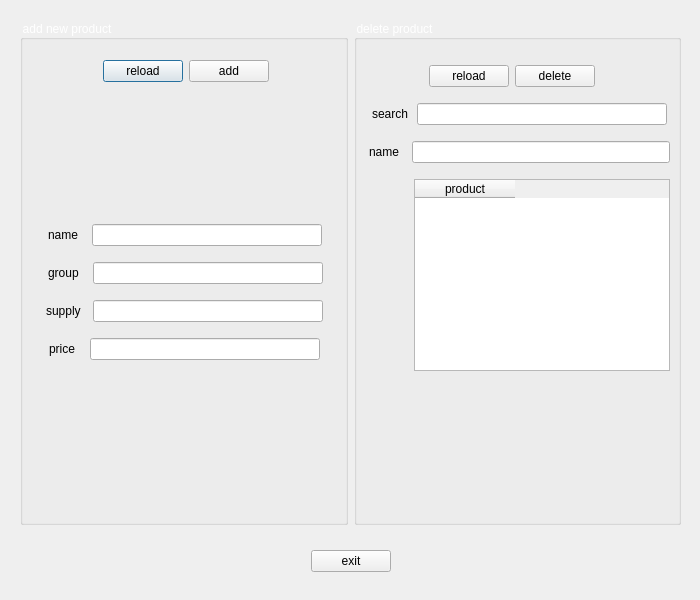
<?xml version="1.0" encoding="UTF-8"?>
<ui version="4.0">
 <class>addel</class>
 <widget class="QDialog" name="addel">
  <property name="geometry">
   <rect>
    <x>0</x>
    <y>0</y>
    <width>700</width>
    <height>600</height>
   </rect>
  </property>
  <property name="sizePolicy">
   <sizepolicy hsizetype="Fixed" vsizetype="Fixed">
    <horstretch>0</horstretch>
    <verstretch>0</verstretch>
   </sizepolicy>
  </property>
  <property name="maximumSize">
   <size>
    <width>700</width>
    <height>600</height>
   </size>
  </property>
  <property name="windowTitle">
   <string>Dialog</string>
  </property>
  <widget class="QWidget" name="back" native="true">
   <property name="geometry">
    <rect>
     <x>10</x>
     <y>10</y>
     <width>681</width>
     <height>581</height>
    </rect>
   </property>
   <property name="styleSheet">
    <string notr="true">#back
{
	border-image: url(:/new/prefix10/addel.jpg);
}</string>
   </property>
   <layout class="QVBoxLayout" name="verticalLayout">
    <property name="leftMargin">
     <number>5</number>
    </property>
    <property name="topMargin">
     <number>5</number>
    </property>
    <property name="rightMargin">
     <number>5</number>
    </property>
    <property name="bottomMargin">
     <number>5</number>
    </property>
    <item>
     <layout class="QHBoxLayout" name="horizontalLayout">
      <property name="leftMargin">
       <number>5</number>
      </property>
      <property name="topMargin">
       <number>5</number>
      </property>
      <property name="rightMargin">
       <number>5</number>
      </property>
      <property name="bottomMargin">
       <number>5</number>
      </property>
      <item>
       <widget class="QGroupBox" name="groupBox_2">
        <property name="styleSheet">
         <string notr="true">color:white;</string>
        </property>
        <property name="title">
         <string>add new product</string>
        </property>
        <widget class="QWidget" name="verticalLayoutWidget_2">
         <property name="geometry">
          <rect>
           <x>10</x>
           <y>30</y>
           <width>311</width>
           <height>620</height>
          </rect>
         </property>
         <layout class="QVBoxLayout" name="verticalLayout_2">
          <property name="leftMargin">
           <number>5</number>
          </property>
          <property name="topMargin">
           <number>5</number>
          </property>
          <property name="rightMargin">
           <number>5</number>
          </property>
          <property name="bottomMargin">
           <number>5</number>
          </property>
          <item>
           <layout class="QHBoxLayout" name="horizontalLayout_9">
            <property name="leftMargin">
             <number>5</number>
            </property>
            <property name="topMargin">
             <number>5</number>
            </property>
            <property name="rightMargin">
             <number>5</number>
            </property>
            <property name="bottomMargin">
             <number>5</number>
            </property>
            <item>
             <spacer name="horizontalSpacer_7">
              <property name="orientation">
               <enum>Qt::Horizontal</enum>
              </property>
              <property name="sizeHint" stdset="0">
               <size>
                <width>40</width>
                <height>20</height>
               </size>
              </property>
             </spacer>
            </item>
            <item>
             <widget class="QPushButton" name="reload">
              <property name="styleSheet">
               <string notr="true">color:black;</string>
              </property>
              <property name="text">
               <string>reload</string>
              </property>
             </widget>
            </item>
            <item>
             <widget class="QPushButton" name="add">
              <property name="styleSheet">
               <string notr="true">color:black;</string>
              </property>
              <property name="text">
               <string>add</string>
              </property>
             </widget>
            </item>
            <item>
             <spacer name="horizontalSpacer_6">
              <property name="orientation">
               <enum>Qt::Horizontal</enum>
              </property>
              <property name="sizeHint" stdset="0">
               <size>
                <width>40</width>
                <height>20</height>
               </size>
              </property>
             </spacer>
            </item>
           </layout>
          </item>
          <item>
           <spacer name="verticalSpacer_4">
            <property name="orientation">
             <enum>Qt::Vertical</enum>
            </property>
            <property name="sizeType">
             <enum>QSizePolicy::Fixed</enum>
            </property>
            <property name="sizeHint" stdset="0">
             <size>
              <width>20</width>
              <height>90</height>
             </size>
            </property>
           </spacer>
          </item>
          <item>
           <spacer name="verticalSpacer_3">
            <property name="orientation">
             <enum>Qt::Vertical</enum>
            </property>
            <property name="sizeHint" stdset="0">
             <size>
              <width>20</width>
              <height>40</height>
             </size>
            </property>
           </spacer>
          </item>
          <item>
           <layout class="QHBoxLayout" name="horizontalLayout_3">
            <property name="leftMargin">
             <number>5</number>
            </property>
            <property name="topMargin">
             <number>5</number>
            </property>
            <property name="rightMargin">
             <number>5</number>
            </property>
            <property name="bottomMargin">
             <number>5</number>
            </property>
            <item>
             <widget class="QLabel" name="label">
              <property name="sizePolicy">
               <sizepolicy hsizetype="Fixed" vsizetype="Fixed">
                <horstretch>0</horstretch>
                <verstretch>0</verstretch>
               </sizepolicy>
              </property>
              <property name="styleSheet">
               <string notr="true">color:black;</string>
              </property>
              <property name="text">
               <string>name</string>
              </property>
             </widget>
            </item>
            <item>
             <widget class="QLineEdit" name="nameline">
              <property name="sizePolicy">
               <sizepolicy hsizetype="Fixed" vsizetype="Fixed">
                <horstretch>0</horstretch>
                <verstretch>0</verstretch>
               </sizepolicy>
              </property>
              <property name="maximumSize">
               <size>
                <width>230</width>
                <height>16777215</height>
               </size>
              </property>
              <property name="styleSheet">
               <string notr="true">color:black;</string>
              </property>
             </widget>
            </item>
           </layout>
          </item>
          <item>
           <layout class="QHBoxLayout" name="horizontalLayout_4">
            <property name="leftMargin">
             <number>5</number>
            </property>
            <property name="topMargin">
             <number>5</number>
            </property>
            <property name="rightMargin">
             <number>5</number>
            </property>
            <property name="bottomMargin">
             <number>5</number>
            </property>
            <item>
             <widget class="QLabel" name="label_2">
              <property name="sizePolicy">
               <sizepolicy hsizetype="Fixed" vsizetype="Fixed">
                <horstretch>0</horstretch>
                <verstretch>0</verstretch>
               </sizepolicy>
              </property>
              <property name="styleSheet">
               <string notr="true">color:black;</string>
              </property>
              <property name="text">
               <string>group</string>
              </property>
             </widget>
            </item>
            <item>
             <widget class="QLineEdit" name="groupline">
              <property name="maximumSize">
               <size>
                <width>230</width>
                <height>16777215</height>
               </size>
              </property>
              <property name="styleSheet">
               <string notr="true">color:black;</string>
              </property>
             </widget>
            </item>
           </layout>
          </item>
          <item>
           <layout class="QHBoxLayout" name="horizontalLayout_5">
            <property name="leftMargin">
             <number>5</number>
            </property>
            <property name="topMargin">
             <number>5</number>
            </property>
            <property name="rightMargin">
             <number>5</number>
            </property>
            <property name="bottomMargin">
             <number>5</number>
            </property>
            <item>
             <widget class="QLabel" name="label_3">
              <property name="sizePolicy">
               <sizepolicy hsizetype="Fixed" vsizetype="Fixed">
                <horstretch>0</horstretch>
                <verstretch>0</verstretch>
               </sizepolicy>
              </property>
              <property name="styleSheet">
               <string notr="true">color:black;</string>
              </property>
              <property name="text">
               <string>supply</string>
              </property>
             </widget>
            </item>
            <item>
             <widget class="QLineEdit" name="supplyline">
              <property name="sizePolicy">
               <sizepolicy hsizetype="Fixed" vsizetype="Fixed">
                <horstretch>0</horstretch>
                <verstretch>0</verstretch>
               </sizepolicy>
              </property>
              <property name="maximumSize">
               <size>
                <width>230</width>
                <height>16777215</height>
               </size>
              </property>
              <property name="styleSheet">
               <string notr="true">color:black;</string>
              </property>
             </widget>
            </item>
           </layout>
          </item>
          <item>
           <layout class="QHBoxLayout" name="horizontalLayout_6">
            <property name="leftMargin">
             <number>5</number>
            </property>
            <property name="topMargin">
             <number>5</number>
            </property>
            <property name="rightMargin">
             <number>5</number>
            </property>
            <property name="bottomMargin">
             <number>5</number>
            </property>
            <item>
             <widget class="QLabel" name="label_4">
              <property name="sizePolicy">
               <sizepolicy hsizetype="Fixed" vsizetype="Fixed">
                <horstretch>0</horstretch>
                <verstretch>0</verstretch>
               </sizepolicy>
              </property>
              <property name="styleSheet">
               <string notr="true">color:black;</string>
              </property>
              <property name="text">
               <string>price</string>
              </property>
             </widget>
            </item>
            <item>
             <widget class="QLineEdit" name="priceline">
              <property name="sizePolicy">
               <sizepolicy hsizetype="Fixed" vsizetype="Fixed">
                <horstretch>0</horstretch>
                <verstretch>0</verstretch>
               </sizepolicy>
              </property>
              <property name="maximumSize">
               <size>
                <width>230</width>
                <height>16777215</height>
               </size>
              </property>
              <property name="styleSheet">
               <string notr="true">color:black;</string>
              </property>
             </widget>
            </item>
           </layout>
          </item>
          <item>
           <spacer name="verticalSpacer">
            <property name="orientation">
             <enum>Qt::Vertical</enum>
            </property>
            <property name="sizeType">
             <enum>QSizePolicy::Fixed</enum>
            </property>
            <property name="sizeHint" stdset="0">
             <size>
              <width>20</width>
              <height>300</height>
             </size>
            </property>
           </spacer>
          </item>
         </layout>
        </widget>
       </widget>
      </item>
      <item>
       <widget class="QGroupBox" name="groupBox">
        <property name="styleSheet">
         <string notr="true">color:white;</string>
        </property>
        <property name="title">
         <string>delete product</string>
        </property>
        <widget class="QWidget" name="verticalWidget_4" native="true">
         <property name="geometry">
          <rect>
           <x>0</x>
           <y>30</y>
           <width>331</width>
           <height>471</height>
          </rect>
         </property>
         <property name="sizePolicy">
          <sizepolicy hsizetype="Fixed" vsizetype="Fixed">
           <horstretch>0</horstretch>
           <verstretch>0</verstretch>
          </sizepolicy>
         </property>
         <layout class="QVBoxLayout" name="verticalLayout_4">
          <property name="leftMargin">
           <number>5</number>
          </property>
          <property name="topMargin">
           <number>5</number>
          </property>
          <property name="rightMargin">
           <number>5</number>
          </property>
          <property name="bottomMargin">
           <number>5</number>
          </property>
          <item>
           <layout class="QVBoxLayout" name="verticalLayout_5">
            <property name="leftMargin">
             <number>5</number>
            </property>
            <property name="topMargin">
             <number>5</number>
            </property>
            <property name="rightMargin">
             <number>5</number>
            </property>
            <property name="bottomMargin">
             <number>5</number>
            </property>
            <item>
             <layout class="QHBoxLayout" name="horizontalLayout_11">
              <property name="leftMargin">
               <number>5</number>
              </property>
              <property name="topMargin">
               <number>5</number>
              </property>
              <property name="rightMargin">
               <number>5</number>
              </property>
              <property name="bottomMargin">
               <number>5</number>
              </property>
              <item>
               <spacer name="horizontalSpacer_10">
                <property name="orientation">
                 <enum>Qt::Horizontal</enum>
                </property>
                <property name="sizeType">
                 <enum>QSizePolicy::Fixed</enum>
                </property>
                <property name="sizeHint" stdset="0">
                 <size>
                  <width>60</width>
                  <height>20</height>
                 </size>
                </property>
               </spacer>
              </item>
              <item>
               <widget class="QPushButton" name="reload_2">
                <property name="styleSheet">
                 <string notr="true">color:black;</string>
                </property>
                <property name="text">
                 <string>reload</string>
                </property>
               </widget>
              </item>
              <item>
               <widget class="QPushButton" name="delete_2">
                <property name="styleSheet">
                 <string notr="true">color:black;</string>
                </property>
                <property name="text">
                 <string>delete</string>
                </property>
               </widget>
              </item>
              <item>
               <spacer name="horizontalSpacer_11">
                <property name="orientation">
                 <enum>Qt::Horizontal</enum>
                </property>
                <property name="sizeHint" stdset="0">
                 <size>
                  <width>40</width>
                  <height>20</height>
                 </size>
                </property>
               </spacer>
              </item>
             </layout>
            </item>
            <item>
             <layout class="QHBoxLayout" name="horizontalLayout_7">
              <property name="leftMargin">
               <number>5</number>
              </property>
              <property name="topMargin">
               <number>5</number>
              </property>
              <property name="rightMargin">
               <number>5</number>
              </property>
              <property name="bottomMargin">
               <number>5</number>
              </property>
              <item>
               <widget class="QLabel" name="label_5">
                <property name="sizePolicy">
                 <sizepolicy hsizetype="Fixed" vsizetype="Fixed">
                  <horstretch>0</horstretch>
                  <verstretch>0</verstretch>
                 </sizepolicy>
                </property>
                <property name="styleSheet">
                 <string notr="true">color:black;</string>
                </property>
                <property name="text">
                 <string>search</string>
                </property>
               </widget>
              </item>
              <item>
               <widget class="QLineEdit" name="searchline">
                <property name="sizePolicy">
                 <sizepolicy hsizetype="Fixed" vsizetype="Fixed">
                  <horstretch>0</horstretch>
                  <verstretch>0</verstretch>
                 </sizepolicy>
                </property>
                <property name="maximumSize">
                 <size>
                  <width>250</width>
                  <height>30</height>
                 </size>
                </property>
                <property name="styleSheet">
                 <string notr="true">color:black;</string>
                </property>
               </widget>
              </item>
             </layout>
            </item>
            <item>
             <layout class="QHBoxLayout" name="horizontalLayout_10">
              <property name="leftMargin">
               <number>5</number>
              </property>
              <property name="topMargin">
               <number>5</number>
              </property>
              <property name="rightMargin">
               <number>5</number>
              </property>
              <property name="bottomMargin">
               <number>5</number>
              </property>
              <item>
               <widget class="QLabel" name="label_6">
                <property name="sizePolicy">
                 <sizepolicy hsizetype="Fixed" vsizetype="Fixed">
                  <horstretch>0</horstretch>
                  <verstretch>0</verstretch>
                 </sizepolicy>
                </property>
                <property name="styleSheet">
                 <string notr="true">color:black;</string>
                </property>
                <property name="text">
                 <string>name  </string>
                </property>
               </widget>
              </item>
              <item>
               <widget class="QLineEdit" name="nameline2">
                <property name="styleSheet">
                 <string notr="true">color:black;</string>
                </property>
               </widget>
              </item>
             </layout>
            </item>
            <item>
             <layout class="QHBoxLayout" name="horizontalLayout_8">
              <property name="leftMargin">
               <number>5</number>
              </property>
              <property name="topMargin">
               <number>5</number>
              </property>
              <property name="rightMargin">
               <number>5</number>
              </property>
              <property name="bottomMargin">
               <number>5</number>
              </property>
              <item>
               <spacer name="horizontalSpacer">
                <property name="orientation">
                 <enum>Qt::Horizontal</enum>
                </property>
                <property name="sizeHint" stdset="0">
                 <size>
                  <width>40</width>
                  <height>20</height>
                 </size>
                </property>
               </spacer>
              </item>
              <item>
               <widget class="QTableWidget" name="show">
                <property name="styleSheet">
                 <string notr="true">color:black;</string>
                </property>
                <column>
                 <property name="text">
                  <string>product</string>
                 </property>
                </column>
               </widget>
              </item>
             </layout>
            </item>
           </layout>
          </item>
          <item>
           <spacer name="verticalSpacer_2">
            <property name="orientation">
             <enum>Qt::Vertical</enum>
            </property>
            <property name="sizeHint" stdset="0">
             <size>
              <width>20</width>
              <height>40</height>
             </size>
            </property>
           </spacer>
          </item>
         </layout>
        </widget>
       </widget>
      </item>
     </layout>
    </item>
    <item>
     <widget class="QWidget" name="horizontalWidget_2" native="true">
      <property name="sizePolicy">
       <sizepolicy hsizetype="Fixed" vsizetype="Fixed">
        <horstretch>0</horstretch>
        <verstretch>0</verstretch>
       </sizepolicy>
      </property>
      <property name="maximumSize">
       <size>
        <width>800</width>
        <height>50</height>
       </size>
      </property>
      <layout class="QHBoxLayout" name="horizontalLayout_2">
       <item>
        <spacer name="horizontalSpacer_3">
         <property name="orientation">
          <enum>Qt::Horizontal</enum>
         </property>
         <property name="sizeHint" stdset="0">
          <size>
           <width>40</width>
           <height>20</height>
          </size>
         </property>
        </spacer>
       </item>
       <item>
        <widget class="QPushButton" name="exit">
         <property name="text">
          <string>exit</string>
         </property>
        </widget>
       </item>
       <item>
        <spacer name="horizontalSpacer_2">
         <property name="orientation">
          <enum>Qt::Horizontal</enum>
         </property>
         <property name="sizeHint" stdset="0">
          <size>
           <width>40</width>
           <height>20</height>
          </size>
         </property>
        </spacer>
       </item>
      </layout>
     </widget>
    </item>
   </layout>
  </widget>
 </widget>
 <resources/>
 <connections/>
</ui>
